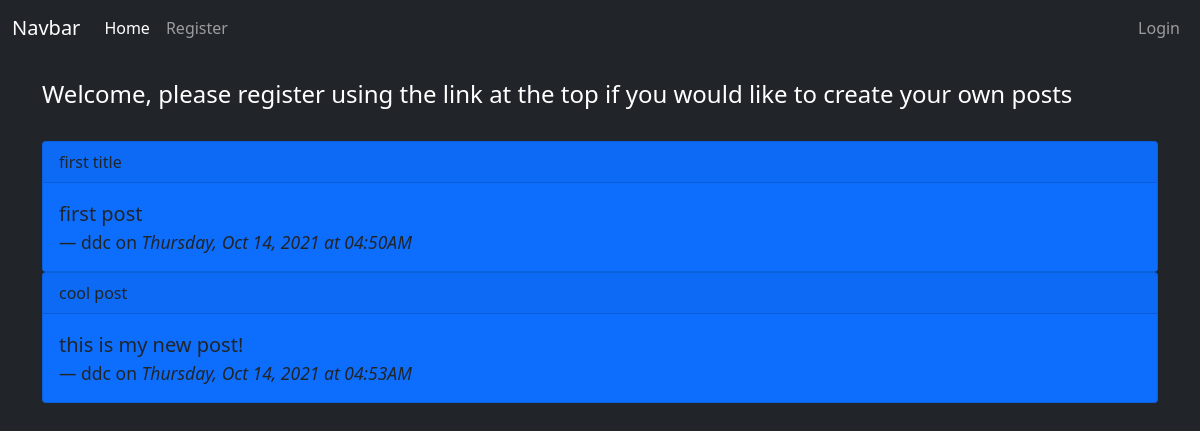
/, run on an earlier commit of the app's database.
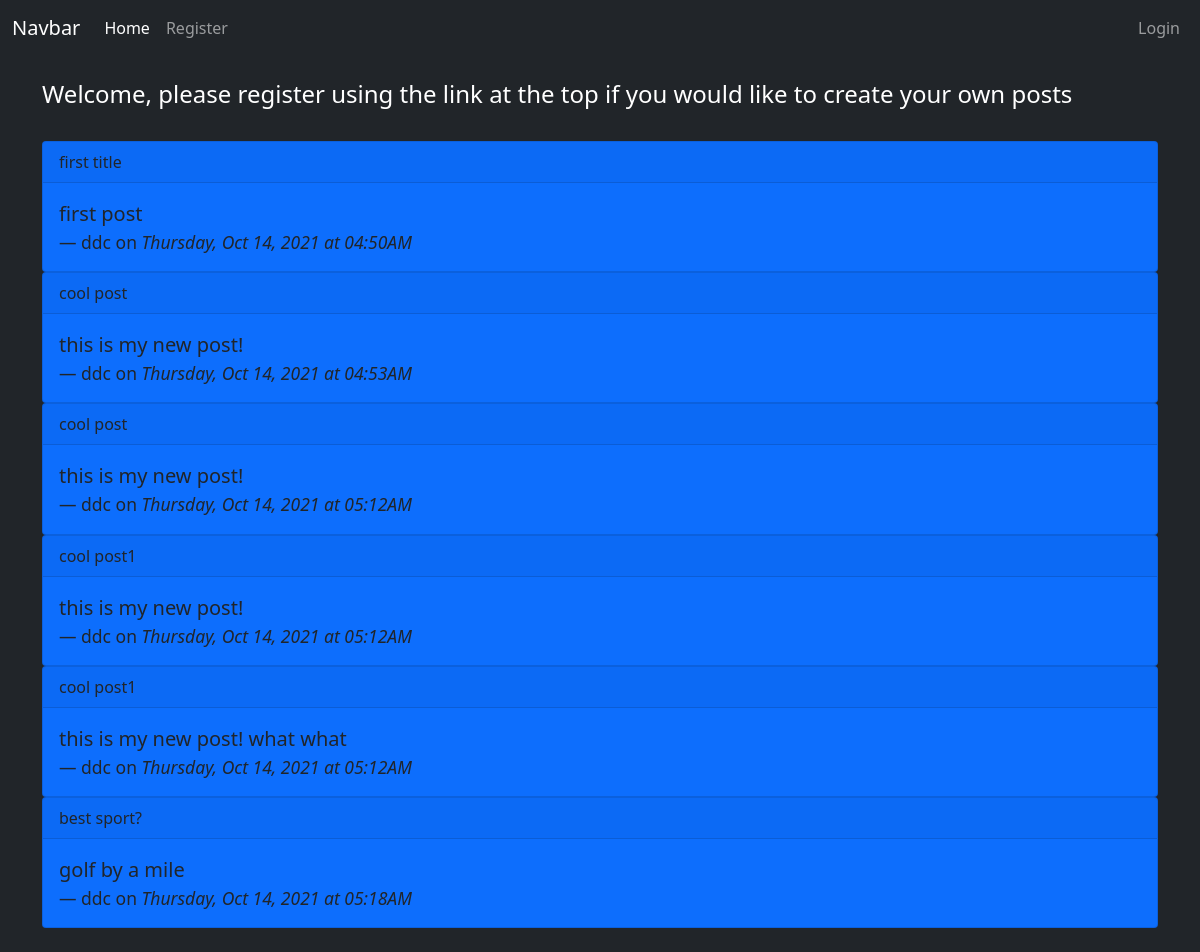
And on a later commit of the database.
### app/models.py (models this page shows, shortened)
class Post(db.Model):
    id = db.Column(db.Integer, primary_key=True)
    title = db.Column(db.String(200))
    content = db.Column(db.String(300))
    date_created = db.Column(db.DateTime, nullable=False, default=datetime.utcnow)
    user_id = db.Column(db.Integer, db.ForeignKey('user.id'), nullable=False)

class User(db.Model, UserMixin):
    id = db.Column(db.Integer, primary_key=True)
    username = db.Column(db.String(150), nullable=False, unique=True)
    email = db.Column(db.String(150), nullable=False, unique=True)
    password = db.Column(db.String(256), nullable=False)
    posts = db.relationship('Post', backref='author', lazy=True)

### app/routes.py (the view)
@app.route('/')
def index():
    title = 'Coding Temple Flask'
    posts = Post.query.all()
    return render_template('index.html', title=title, posts=posts)

### app/templates/index.html (shortened to what this page needs)
{% extends 'base.html' %}
{% block content %}
{% if current_user.is_authenticated %}
<h4>Welcome {{ current_user.username }}</h4>
{% else %}
<h4>Welcome, please register using the link at the top if you would like to create your own posts</h4>
{% endif %}
{% for p in posts %}
    <div class="card bg-primary text-dark">
        <div class="card-header">
        {{ p.title }}
        </div>
        <div class="card-body">
        <blockquote class="blockquote mb-0">
            <p>{{ p.content }}</p>
            <footer class="blockquote-footer text-dark">{{ p.author.username }} on <cite title="Source Title">
                {{ p.date_created.strftime('%A, %b %d, %Y at %I:%M%p') }}
            </cite></footer>
        </blockquote>
        </div>
    </div>
{% endfor %}
{% endblock %}

### app/templates/base.html (shortened to what this page needs)
<!DOCTYPE html>
<html lang="en">
    <head>
        <link rel="stylesheet" href="https://cdnjs.cloudflare.com/ajax/libs/twitter-bootstrap/5.1.0/css/bootstrap.min.css">
        <link rel="stylesheet" href="https://cdnjs.cloudflare.com/ajax/libs/font-awesome/5.15.4/css/all.min.css">
    </head>
    <body class='bg-dark text-white'>
        {% include 'nav.html' %}
        <div class="container">
            {% block content %}
            {% endblock %}
        </div>
    </body>
</html>

### app/templates/nav.html (shortened to what this page needs)
<nav class="navbar navbar-expand-lg navbar-dark bg-dark">
    <div class="container-fluid">
      <a class="navbar-brand" href="#">Navbar</a>
      <div class="collapse navbar-collapse" id="navbarSupportedContent">
        <ul class="navbar-nav me-auto mb-2 mb-lg-0">
          <li class="nav-item">
            <a class="nav-link active" aria-current="page" href="/">Home</a>
          </li>
          {% if current_user.is_authenticated %}
          <li class="nav-item">
            <a class="nav-link" href="/products">Products</a>
          </li>
          <li class="nav-item">
            <a class="nav-link" href="/createpost">Create Post</a>
          </li>
          {% else %}
          <li class="nav-item">
            <a class="nav-link" href="/register">Register</a>
          </li>
          {% endif %}
        </ul>
        <ul class="navbar-nav ms-auto">
          {% if current_user.is_authenticated %}
          <li class="nav-item dropdown">
            <a class="nav-link dropdown-toggle" href="#" id="navbarDropdown" role="button" data-bs-toggle="dropdown" aria-expanded="false">
              Dropdown
            </a>
            <ul class="dropdown-menu dropdown-menu-end" aria-labelledby="navbarDropdown">
              <li><a class="dropdown-item" href="{{ url_for('my_account') }}">My Account</a></li>
              <li><a class="dropdown-item" href="{{ url_for('my_posts') }}">My Posts</a></li>
              <li><hr class="dropdown-divider"></li>
              <li><a class="dropdown-item" href="/logout">Logout</a></li>
            </ul>
          </li>
          {% else %}
          <li class="nav-item">
            <a class="nav-link" href="/login">Login</a>
          </li>
          {% endif %}
        </ul>
      </div>
    </div>
  </nav>

What changed in the data, as far as the page shows it:
added Post: title "cool post", content "this is my new post!", author.username "ddc", date_created "Thursday, Oct 14, 2021 at 05:12AM"
added Post: title "cool post1", content "this is my new post!", author.username "ddc", date_created "Thursday, Oct 14, 2021 at 05:12AM"
added Post: title "cool post1", content "this is my new post! what what", author.username "ddc", date_created "Thursday, Oct 14, 2021 at 05:12AM"
added Post: title "best sport?", content "golf by a mile", author.username "ddc", date_created "Thursday, Oct 14, 2021 at 05:18AM"
